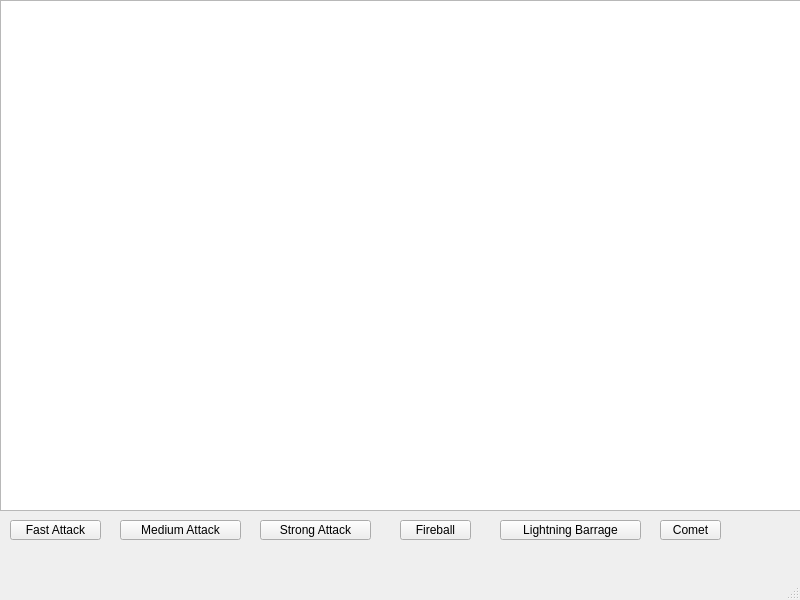
<?xml version="1.0" encoding="UTF-8"?>
<ui version="4.0">
 <class>fighterscreen</class>
 <widget class="QMainWindow" name="fighterscreen">
  <property name="enabled">
   <bool>true</bool>
  </property>
  <property name="geometry">
   <rect>
    <x>0</x>
    <y>0</y>
    <width>800</width>
    <height>600</height>
   </rect>
  </property>
  <property name="minimumSize">
   <size>
    <width>800</width>
    <height>600</height>
   </size>
  </property>
  <property name="maximumSize">
   <size>
    <width>800</width>
    <height>600</height>
   </size>
  </property>
  <property name="windowTitle">
   <string>MainWindow</string>
  </property>
  <widget class="QWidget" name="centralwidget">
   <widget class="QGraphicsView" name="FightScreen">
    <property name="geometry">
     <rect>
      <x>0</x>
      <y>0</y>
      <width>801</width>
      <height>511</height>
     </rect>
    </property>
   </widget>
   <widget class="QPushButton" name="pushButton">
    <property name="geometry">
     <rect>
      <x>10</x>
      <y>520</y>
      <width>91</width>
      <height>20</height>
     </rect>
    </property>
    <property name="text">
     <string>Fast Attack</string>
    </property>
   </widget>
   <widget class="QPushButton" name="pushButton_2">
    <property name="geometry">
     <rect>
      <x>120</x>
      <y>520</y>
      <width>121</width>
      <height>20</height>
     </rect>
    </property>
    <property name="text">
     <string>Medium Attack</string>
    </property>
   </widget>
   <widget class="QPushButton" name="pushButton_3">
    <property name="geometry">
     <rect>
      <x>260</x>
      <y>520</y>
      <width>111</width>
      <height>20</height>
     </rect>
    </property>
    <property name="text">
     <string>Strong Attack</string>
    </property>
   </widget>
   <widget class="QPushButton" name="pushButton_4">
    <property name="geometry">
     <rect>
      <x>400</x>
      <y>520</y>
      <width>71</width>
      <height>20</height>
     </rect>
    </property>
    <property name="text">
     <string>Fireball</string>
    </property>
   </widget>
   <widget class="QPushButton" name="pushButton_5">
    <property name="geometry">
     <rect>
      <x>500</x>
      <y>520</y>
      <width>141</width>
      <height>20</height>
     </rect>
    </property>
    <property name="text">
     <string>Lightning Barrage</string>
    </property>
   </widget>
   <widget class="QPushButton" name="pushButton_6">
    <property name="geometry">
     <rect>
      <x>660</x>
      <y>520</y>
      <width>61</width>
      <height>20</height>
     </rect>
    </property>
    <property name="text">
     <string>Comet</string>
    </property>
   </widget>
  </widget>
  <widget class="QMenuBar" name="menubar">
   <property name="geometry">
    <rect>
     <x>0</x>
     <y>0</y>
     <width>800</width>
     <height>22</height>
    </rect>
   </property>
  </widget>
  <widget class="QStatusBar" name="statusbar"/>
 </widget>
 <resources/>
 <connections/>
 <buttongroups>
  <buttongroup name="buttonGroup"/>
 </buttongroups>
</ui>
